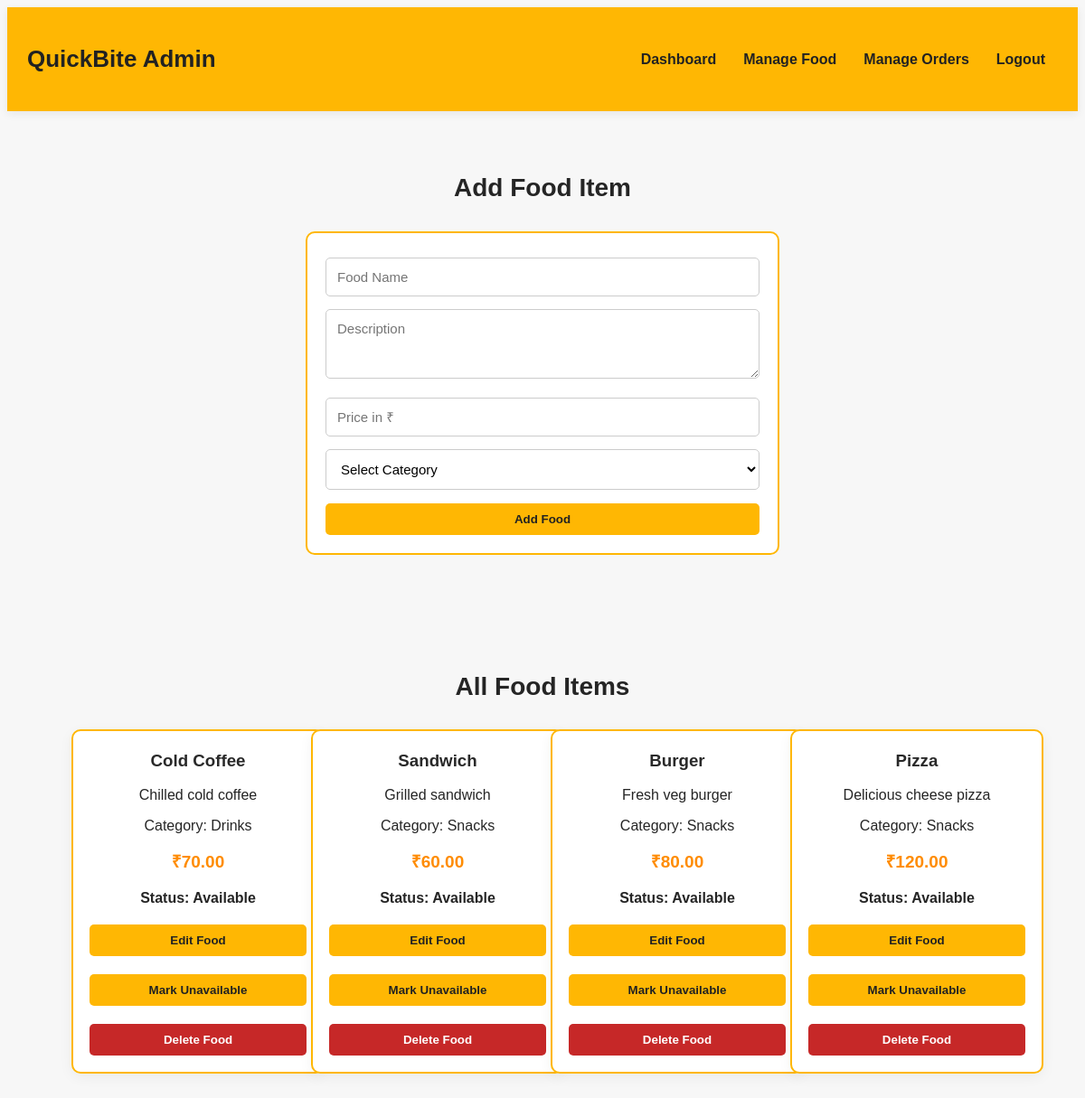
/admin/food.php (signed in), run on the app's committed database.
### tables this page shows
CREATE TABLE IF NOT EXISTS food (
    id INT AUTO_INCREMENT PRIMARY KEY,
    name VARCHAR(100) NOT NULL,
    description VARCHAR(255),
    price DECIMAL(10,2) NOT NULL,
    image VARCHAR(255),
    category VARCHAR(50),
    available TINYINT(1) DEFAULT 1
);

### admin/food.php (the view, shortened to what this page needs)
<?php
require_once __DIR__ . "/../includes/db.php";
$result = $conn->query(
    "SELECT id, name, description, price, category, available
     FROM food ORDER BY id DESC"
);
?>
<!DOCTYPE html>
<html lang="en">
<head>
    <link rel="stylesheet" href="../css/style.css">
</head>
<body>
<header>
    <h2>QuickBite Admin</h2>
    <nav>
        <a href="dashboard.php">Dashboard</a>
        <a href="food.php">Manage Food</a>
        <a href="orders.php">Manage Orders</a>
        <a href="logout.php">Logout</a>
    </nav>
</header>
<section class="menu">
    <h2>Add Food Item</h2>
    <form method="POST" class="food-form">
        <input type="text" name="name" placeholder="Food Name" required>
        <textarea name="description" placeholder="Description" rows="3"></textarea>
        <input type="number" name="price" placeholder="Price in ₹"
               min="0.01" step="0.01" required>
        <select name="category" required>
            <option value="">Select Category</option>
        </select>
        <button type="submit" class="action-btn edit-btn">
            Add Food
        </button>
    </form>
</section>
<section class="menu">
    <h2>All Food Items</h2>
    <div class="food-container">
        <?php if ($result->num_rows > 0): ?>
            <?php while ($food = $result->fetch_assoc()): ?>
                <div class="food-card">
                    <h3><?= htmlspecialchars($food["name"]) ?></h3>
                    <p>
                        <?= htmlspecialchars($food["description"] ?? "") ?>
                    </p>
                    <p>
                        Category:
                        <?= htmlspecialchars($food["category"] ?? "") ?>
                    </p>
                    <h4>
                        ₹<?= number_format((float)$food["price"], 2) ?>
                    </h4>
                    <p class="status-label">
                        Status:
                        <?= (int)$food["available"] === 1
                            ? "Available"
                            : "Unavailable" ?>
                    </p>
                    <button type="button"
                            class="action-btn edit-btn"
                            onclick="toggleEdit(<?= (int)$food['id'] ?>)">
                        Edit Food
                    </button>
                    <form method="POST">
                        <button type="submit" class="action-btn toggle-btn">
                            <?= (int)$food["available"] === 1
                                ? "Mark Unavailable"
                                : "Mark Available" ?>
                        </button>
                    </form>
                    <form method="POST"
                          onsubmit="return confirm('Are you sure you want to delete this food item?');">
                        <button type="submit" class="action-btn delete-btn">
                            Delete Food
                        </button>
                    </form>
                </div>
            <?php endwhile; ?>
        <?php else: ?>
            <p>No food items found.</p>
        <?php endif; ?>
    </div>
</section>
</body>
</html>

### css/style.css (style rules this page uses)
body { font-family: Arial, Helvetica, sans-serif; background: #f8f9fc; color: #252525; line-height: 1.6; }
header { background: #FF8C00; color: white; padding: 16px 6%; display: flex; justify-content: space-between; align-items: center; flex-wrap: wrap; gap: 12px; box-shadow: 0 3px 10px #00000012; }
header h2 { font-size: 26px; }
nav { display: flex; flex-wrap: wrap; gap: 16px; }
nav a { color: white; text-decoration: none; font-weight: bold; }
.menu { padding: 40px 6%; text-align: center; }
.menu h2 { margin-bottom: 25px; font-size: 28px; }
.food-container { display: flex; justify-content: center; align-items: stretch; flex-wrap: wrap; gap: 22px; }
.food-card { background: white; width: 240px; padding: 24px 18px; border-radius: 12px; box-shadow: 0 4px 15px #0000000d; border: 1px solid #eeeeee; transition: 0.2s; }
.food-card h3 { margin-bottom: 10px; color: #292929; }
.food-card p { margin: 8px 0; overflow-wrap: anywhere; }
.food-card h4 { color: #FF8C00; margin: 12px 0; font-size: 19px; }
input, select, textarea { font-family: inherit; font-size: 15px; border: 1px solid #d6d6d6; border-radius: 6px; background: white; }
form { margin-top: 12px; }

### admin/food.php (style rules this page uses)
body { background: #f7f7f7; }
header { background: #ffb703; color: #222; padding: 15px 22px; }
header h2 { color: #222; }
header nav a { color: #222; font-weight: bold; margin-right: 14px; text-decoration: none; }
.food-form { max-width: 480px; margin: 20px auto; padding: 20px; background: white; border: 2px solid #ffb703; border-radius: 10px; }
.food-form input, .food-form select, .food-form textarea { width: 100%; padding: 12px; margin: 7px 0; border: 1px solid #ccc; border-radius: 5px; box-sizing: border-box; }
.food-container { display: grid; grid-template-columns: repeat(auto-fit, minmax(230px, 1fr)); gap: 18px; }
.food-card { background: white; border: 2px solid #ffb703; border-radius: 10px; padding: 18px; overflow-wrap: anywhere; }
.food-card h3 { margin-top: 0; }
.action-btn { width: 100%; padding: 10px; margin-top: 8px; border: 0; border-radius: 5px; cursor: pointer; font-weight: bold; }
.edit-btn, .toggle-btn { background: #ffb703; color: #222; }
.delete-btn { background: #c62828; color: white; }
.status-label { font-weight: bold; }

### data on the page
food: name "Cold Coffee", description "Chilled cold coffee", category "Drinks", price "70.00", available "Available"
food: name "Sandwich", description "Grilled sandwich", category "Snacks", price "60.00", available "Available"
food: name "Burger", description "Fresh veg burger", category "Snacks", price "80.00", available "Available"
food: name "Pizza", description "Delicious cheese pizza", category "Snacks", price "120.00", available "Available"
